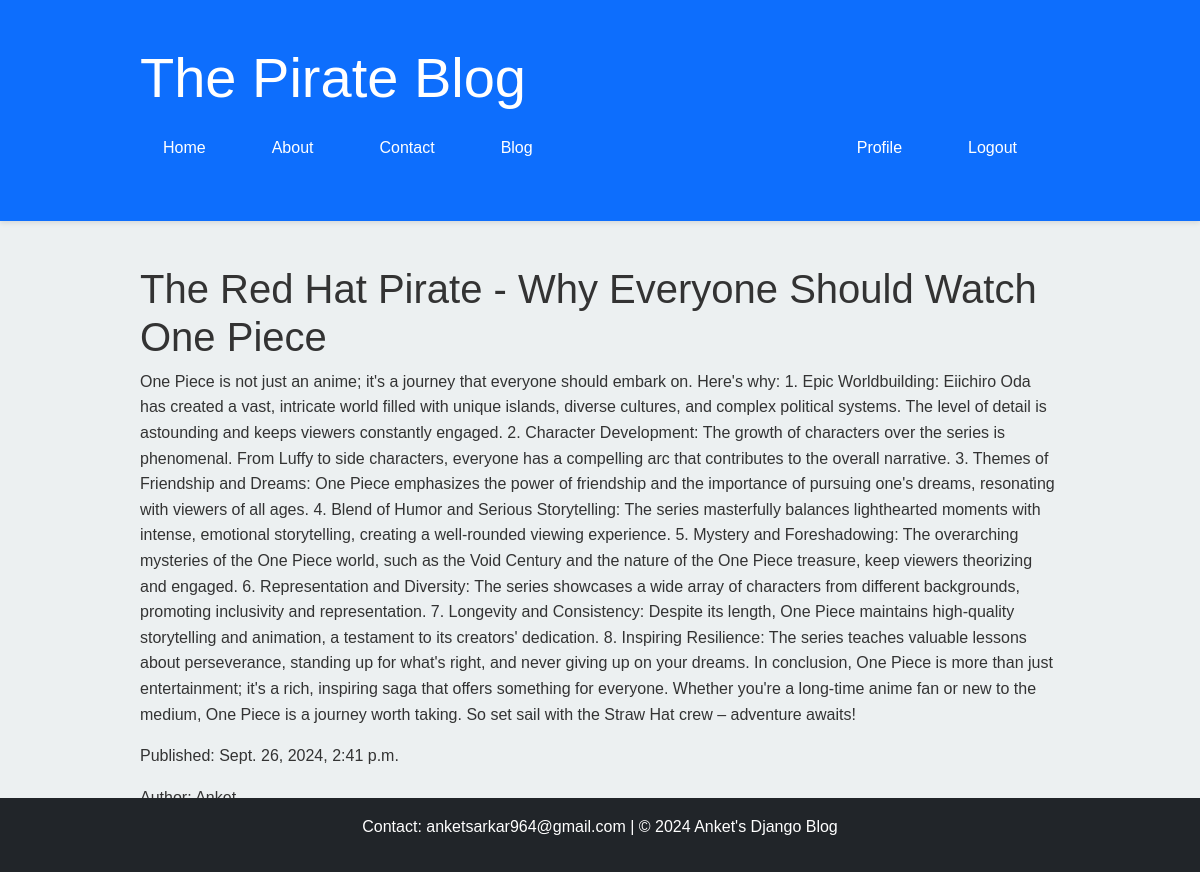
Page /blog/post/2/ (signed in) on the committed database.
### myapp/models.py (models this page shows, shortened)
class BlogPost(models.Model):
    title = models.CharField(max_length=200)
    content = models.TextField()
    created_date = models.DateTimeField(default=timezone.now)
    published_date = models.DateTimeField(blank=True, null=True)
    author = models.ForeignKey(User, on_delete=models.CASCADE, default=get_default_user)

### myapp/views.py (the view)
# urls.py: path('blog/post/<int:pk>/', views.post_detail, name='post_detail'),
def post_detail(request, pk):
    post = get_object_or_404(BlogPost, pk=pk)
    return render(request, 'blog/post_detail.html', {'post': post})

### myapp/templates/blog/post_detail.html
{% extends 'base.html' %}
{% block content %}
    <h1>{{ post.title }}</h1>
    <p>{{ post.content }}</p>
    <p>Published: {{ post.published_date }}</p>
    <p>Author: {{ post.author.username }}</p>
    {% if user == post.author %}
        <a href="{% url 'post_edit' pk=post.pk %}">Edit</a>
        <a href="{% url 'post_delete' pk=post.pk %}">Delete</a>
    {% endif %}
    <a href="{% url 'post_list' %}">Back to post list</a>
{% endblock %}

### myapp/static/styles.css (style rules this page uses)
:root { --primary-color: #3498db; --secondary-color: #2c3e50; --text-color: #333; --background-color: #ecf0f1; }
body { font-family: 'Arial', sans-serif; line-height: 1.6; color: var(--text-color); background-color: var(--background-color); margin: 0; padding: 0; }
body { font-family: 'Arial', sans-serif; line-height: 1.6; color: #333; }

### rows in the picture
BlogPost: title "The Red Hat Pirate - Why Everyone Should Watch One Piece", content "One Piece is not just an anime; it's a journey that everyone should embark on. Here's why: 1. Epic Worldbuilding: Eiichiro Oda has created a vast, intricate world filled with unique islands, diverse cultures, and complex political systems. The level of detail is astounding and keeps viewers constantly engaged. 2. Character Development: The growth of characters over the series is phenomenal. From Luffy to side characters, everyone has a compelling arc that contributes to the overall narrative. 3. Themes of Friendship and Dreams: One Piece emphasizes the power of friendship and the importance of pursuing one's dreams, resonating with viewers of all ages. 4. Blend of Humor and Serious…", published_date "Sept. 26, 2024, 2:41 p.m.", author.username "Anket"
